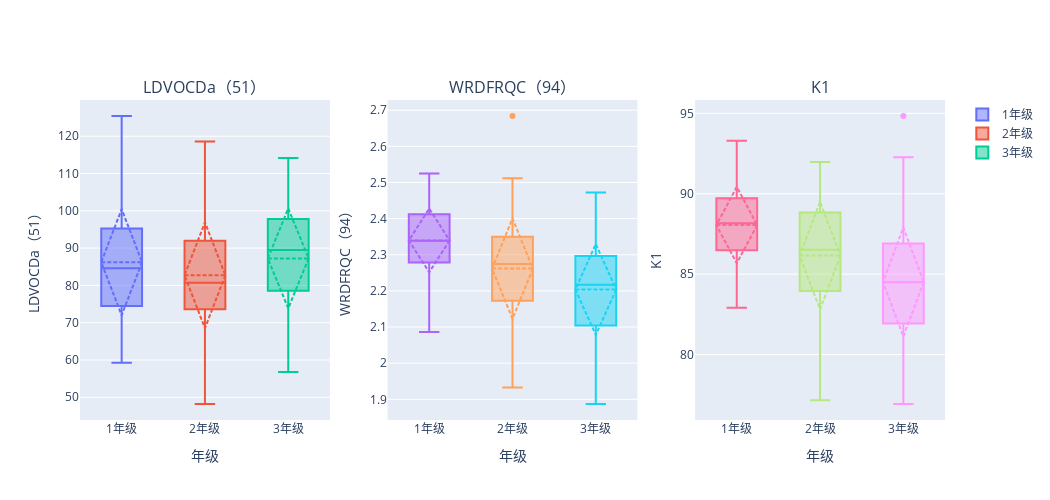

Notebook code for this chart:
### Code cell
plot_boxplots_by_grade('微观叙事-词法', cleaned_data['微观叙事-词法'], 3)
